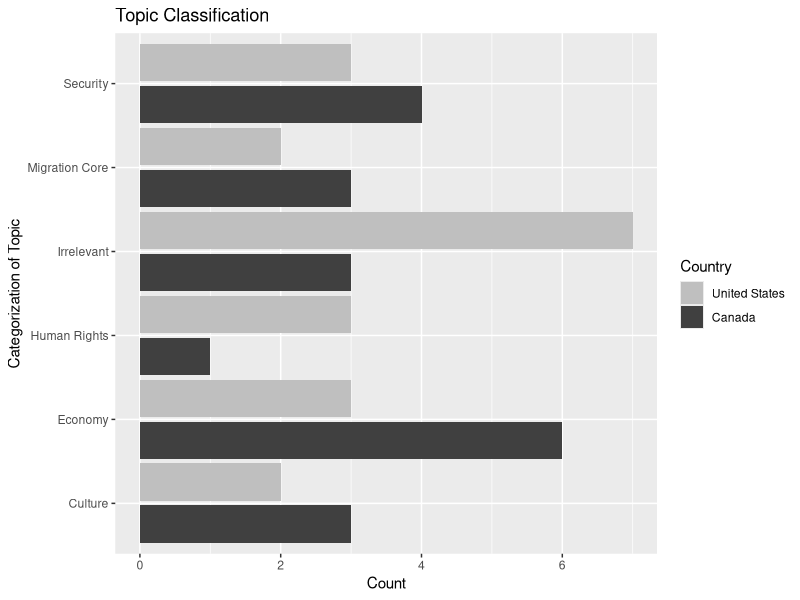
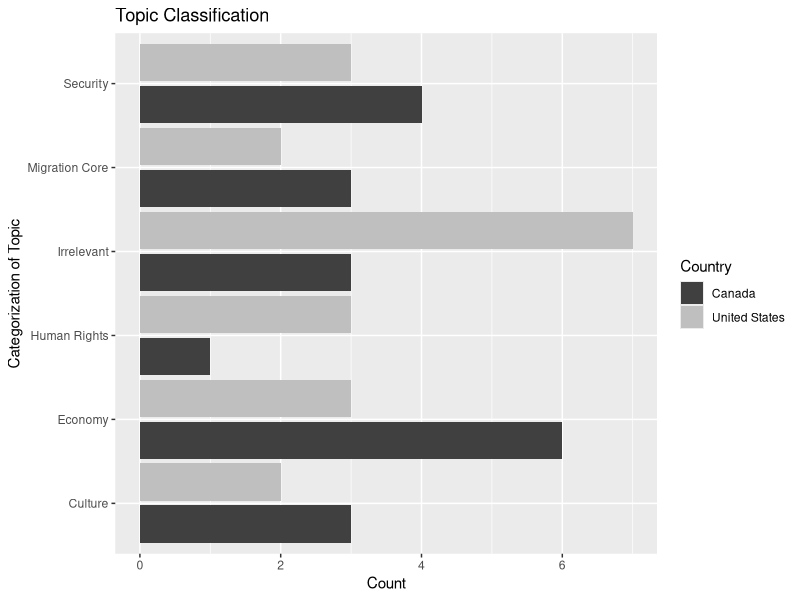

Write R code to recreate these figures, in order.
library(ggplot2)
library(tidyr)
library(dplyr)
topicClassUSA <-rbind("Migration Core","Migration Core", "Irrelevant", "Irrelevant", "Culture", "Irrelevant",
                "Human Rights", "Human Rights", "Irrelevant", "Security", "Irrelevant", "Economy", "Economy",
                "Irrelevant", "Culture", "Security", "Security", "Economy", "Human Rights", "Irrelevant")
USA <- rbind("United States", "United States", "United States", "United States", "United States", "United States", 
             "United States", "United States", "United States", "United States", "United States", "United States", 
             "United States", "United States", "United States", "United States", "United States", "United States", 
             "United States", "United States")
topicClassUSA <- as.data.frame(cbind(topicClassUSA, USA))
colnames(topicClassUSA)[1] <- "Category"
colnames(topicClassUSA)[2] <- "Country"

topicClassCAN <- rbind("Economy", "Migration Core", "Irrelevant", "Irrelevant", "Migration Core",
                       "Culture", "Economy", "Security", "Culture", "Migration Core", "Culture", "Economy", 
                       "Economy", "Security","Human Rights", "Economy", "Security", "Security", "Irrelevant", "Economy")
CAN <- rbind("Canada", "Canada", "Canada", "Canada", "Canada", "Canada", "Canada", "Canada", "Canada", "Canada", 
             "Canada", "Canada", "Canada", "Canada", "Canada", "Canada", "Canada", "Canada", "Canada", "Canada")
topicClassCAN <- as.data.frame(cbind(topicClassCAN, CAN))
colnames(topicClassCAN)[1] <- "Category"
colnames(topicClassCAN)[2] <- "Country"
dat <- rbind(topicClassUSA, topicClassCAN)
#write.csv(dat, "data.BIGSSS.csv")
#here, i took it into excel to add the counts, I know there's a tidyr way to do it but alas, here we are.
#dat<- read.csv("data.fortopiccategorization.BIGSSS.csv")
# ref https://stackoverflow.com/questions/2479689/crosstab-with-multiple-items
dat_sum = data.frame(xtabs(~Country+Category, data = dat))
#dat_sum$Country = factor(dat_sum$Country, levels = rev(levels(dat_sum$Country)))

Both_Plot = ggplot(data=dat_sum, aes(Category, Freq)) +
  geom_bar(aes(fill=Country), position = position_dodge(width = 1), stat="identity") +
  scale_fill_grey(start = 0.25, end = 0.75) +
  xlab("Categorization of Topic") + 
  coord_flip() +
  ylab("Count" ) +
  ggtitle("Topic Classification")


# reverse legend order
Both_Plot +  guides(fill =  guide_legend(reverse = TRUE))

Both_Plot
